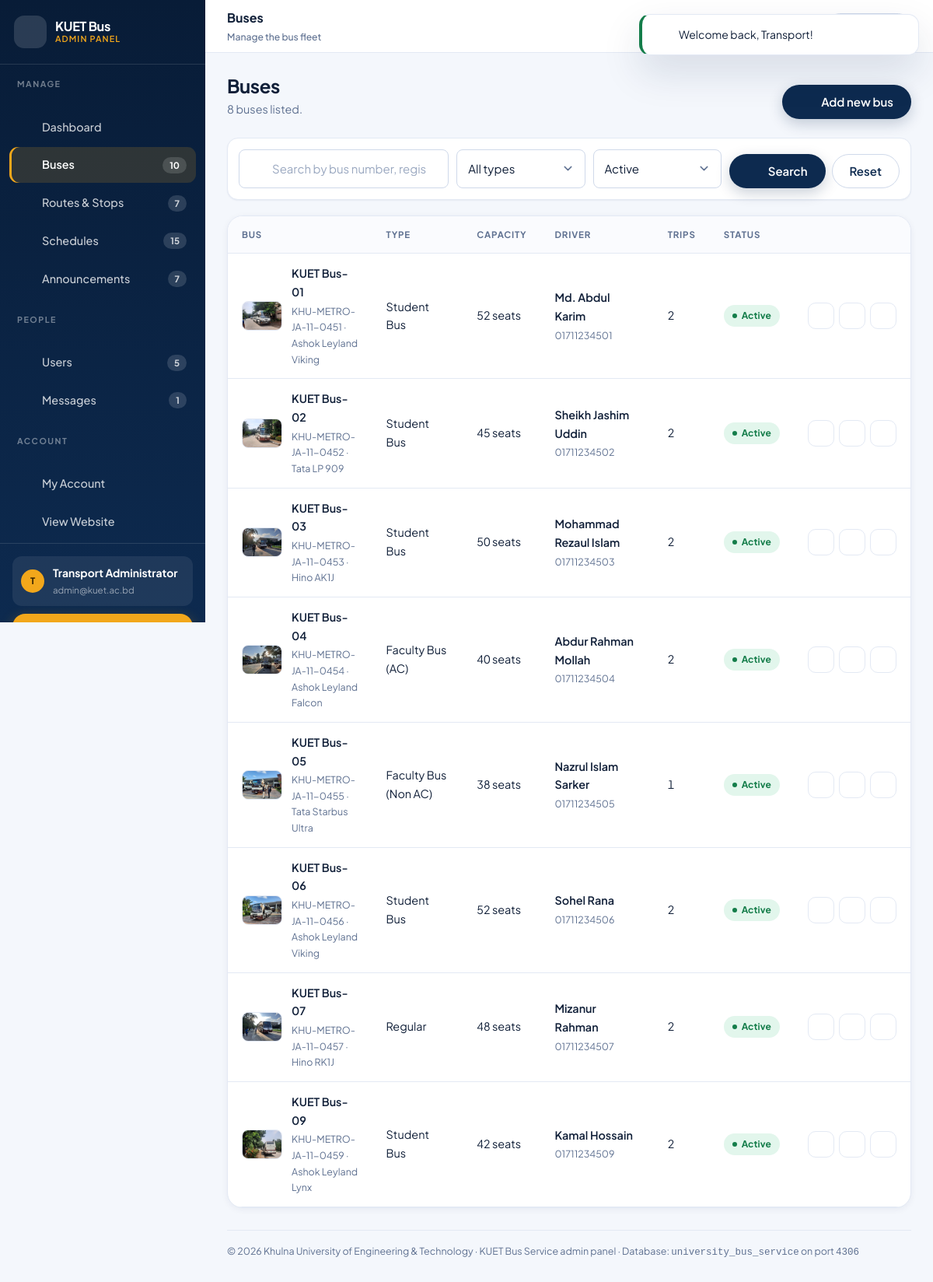
/admin/buses/index.php?status=Active (signed in), run on the app's committed database.
### tables this page shows
CREATE TABLE `users` (
    `id`         INT UNSIGNED NOT NULL AUTO_INCREMENT,
    `full_name`  VARCHAR(100)  NOT NULL,
    `email`      VARCHAR(150)  NOT NULL,
    `password`   VARCHAR(255)  NOT NULL,           
    `student_id` VARCHAR(30)       NULL,
    `department` VARCHAR(100)      NULL,
    `phone`      VARCHAR(20)       NULL,
    `role`       ENUM('user','admin') NOT NULL DEFAULT 'user',
    `created_at` TIMESTAMP     NOT NULL DEFAULT CURRENT_TIMESTAMP,
    `updated_at` TIMESTAMP     NOT NULL DEFAULT CURRENT_TIMESTAMP ON UPDATE CURRENT_TIMESTAMP,
    PRIMARY KEY (`id`),
    UNIQUE KEY `uq_users_email` (`email`),
    KEY `idx_users_role` (`role`)
);

CREATE TABLE `buses` (
    `id`             INT UNSIGNED NOT NULL AUTO_INCREMENT,
    `bus_name`       VARCHAR(80)  NOT NULL,        
    `reg_number`     VARCHAR(40)  NOT NULL,        
    `model`          VARCHAR(80)      NULL,
    `capacity`       SMALLINT UNSIGNED NOT NULL DEFAULT 40,
    `bus_type`       ENUM('Regular','Student Bus','Faculty Bus (AC)','Faculty Bus (Non AC)')
                     NOT NULL DEFAULT 'Regular',
    `status`         ENUM('Active','Maintenance','Inactive') NOT NULL DEFAULT 'Active',
    `driver_name`    VARCHAR(80)      NULL,
    `driver_contact` VARCHAR(20)      NULL,
    `description`    TEXT             NULL,
    `image`          VARCHAR(255)     NULL,        
    `created_at`     TIMESTAMP    NOT NULL DEFAULT CURRENT_TIMESTAMP,
    `updated_at`     TIMESTAMP    NOT NULL DEFAULT CURRENT_TIMESTAMP ON UPDATE CURRENT_TIMESTAMP,
    PRIMARY KEY (`id`),
    UNIQUE KEY `uq_buses_reg` (`reg_number`),
    KEY `idx_buses_status` (`status`),
    KEY `idx_buses_type` (`bus_type`)
);

### admin/buses/index.php (the view, shortened to what the rows shown need)
<?php
$status = get('status');
$where  = [];
$params = [];
if ($status !== '') {
    $where[]  = 'b.status = ?';
    $params[] = $status;
}
$whereSql = $where ? ' WHERE ' . implode(' AND ', $where) : '';
$buses = fetchAll(
    'SELECT b.*, (SELECT COUNT(*) FROM schedules s WHERE s.bus_id = b.id) AS trip_count
       FROM buses b' . $whereSql . '
      ORDER BY b.bus_name ASC',
    $params
);
require_once __DIR__ . '/../../includes/admin_header.php';
?>
<div class="admin-head">
    <div>
        <h1>Buses</h1>
    </div>
</div>
<?php if ($buses): ?>
    <div class="table-wrap">
        <div class="table-scroll">
            <table class="table table--stack" id="busTable">
                <thead>
                    <tr>
                        <th scope="col">Bus</th>
                        <th scope="col">Type</th>
                        <th scope="col">Capacity</th>
                        <th scope="col">Driver</th>
                        <th scope="col">Trips</th>
                        <th scope="col">Status</th>
                        <th scope="col"><span class="sr-only">Actions</span></th>
                    </tr>
                </thead>
                <tbody>
                    <?php foreach ($buses as $bus): ?>
                        <tr>
                            <td data-label="Bus">
                                <span class="cell-thumb">
                                    <img src="<?= e(busImage($bus['image'])) ?>" alt="" loading="lazy">
                                    <span class="cell-main">
                                        <strong><?= e($bus['bus_name']) ?></strong>
                                        <span>
                                            <?= e($bus['reg_number']) ?>
                                            <?= !isBlank($bus['model']) ? ' &middot; ' . e($bus['model']) : '' ?>
                                        </span>
                                    </span>
                                </span>
                            </td>
                            <td data-label="Type"><?= e($bus['bus_type']) ?></td>
                            <td data-label="Capacity" class="num"><?= e($bus['capacity']) ?> seats</td>
                            <td data-label="Driver">
                                <span class="cell-main">
                                    <strong><?= e($bus['driver_name'] ?: 'Not assigned') ?></strong>
                                    <span><?= e($bus['driver_contact'] ?: '--') ?></span>
                                </span>
                            </td>
                            <td data-label="Trips" class="num"><?= e($bus['trip_count']) ?></td>
                            <td data-label="Status">
                                <span class="badge <?= e(statusClass($bus['status'])) ?>"><?= e($bus['status']) ?></span>
                            </td>
                            <td data-label="Actions">
                                <span class="actions">
                                    <a class="icon-btn" title="View details"
                                       href="<?= e(url('admin/buses/view.php?id=' . (int) $bus['id'])) ?>">
                                        <?= icon('eye') ?><span class="sr-only">View <?= e($bus['bus_name']) ?></span>
                                    </a>
                                    <a class="icon-btn" title="Edit"
                                       href="<?= e(url('admin/buses/edit.php?id=' . (int) $bus['id'])) ?>">
                                        <?= icon('edit') ?><span class="sr-only">Edit <?= e($bus['bus_name']) ?></span>
                                    </a>
                                    <form method="post" action="<?= e(url('admin/buses/delete.php')) ?>"
                                          style="display:inline;"
                                          data-confirm="Delete &quot;<?= e($bus['bus_name']) ?>&quot; permanently? This cannot be undone.">
                                        <button class="icon-btn icon-btn--danger" type="submit" title="Delete">
                                            <?= icon('trash') ?><span class="sr-only">Delete <?= e($bus['bus_name']) ?></span>
                                        </button>
                                    </form>
                                </span>
                            </td>
                        </tr>
                    <?php endforeach; ?>
                </tbody>
            </table>
        </div>
    </div>
<?php endif; ?>
<?php require_once __DIR__ . '/../../includes/admin_footer.php'; ?>

### includes/admin_header.php (shortened to what the rows shown need)
<?php
$admin        = currentUser();
?>
<!doctype html>
<html lang="en">
<head>
    <link rel="stylesheet" href="<?= e(asset('assets/css/style.css')) ?>">
    <link rel="stylesheet" href="<?= e(asset('assets/css/admin.css')) ?>">
    <link rel="stylesheet" href="<?= e(asset('assets/css/responsive.css')) ?>">
</head>
<body class="admin-body">
<div class="admin">
    <aside class="admin-side" id="adminSide" aria-label="Admin navigation">
                <span class="brand__mark"><?= icon('bus') ?></span>
        <div class="admin-side__foot">
            <div class="admin-side__user">
                <span class="nav-user__avatar" aria-hidden="true">
                    <?= e(strtoupper(mb_substr($admin['full_name'], 0, 1))) ?>
                </span>
                <span>
                    <b><?= e($admin['full_name']) ?></b>
                    <span><?= e($admin['email']) ?></span>
                </span>
            </div>
        </div>
    </aside>
    <div class="admin__main">
        <main class="admin__content" id="adminMain">

### includes/functions.php (shortened to what the rows shown need)
<?php
function e($value): string
{
    return htmlspecialchars((string) $value, ENT_QUOTES | ENT_SUBSTITUTE, 'UTF-8');
}
function url(string $path = ''): string
{
    return BASE_URL . ltrim($path, '/');
}
function asset(string $path): string
{
    $relative = ltrim($path, '/');
    $file     = APP_ROOT . DIRECTORY_SEPARATOR . strtr($relative, chr(47), DIRECTORY_SEPARATOR);
    $version  = is_file($file) ? filemtime($file) : 1;
    return url($relative) . '?v=' . $version;
}
function clean($value)
{
    return trim((string) $value);
}
function get(string $key, $default = '')
{
    return isset($_GET[$key]) ? clean($_GET[$key]) : $default;
}
function isBlank($value): bool
{
    return $value === null || trim((string) $value) === '';
}
function q(string $sql, array $params = []): PDOStatement
{
    $stmt = db()->prepare($sql);
    $stmt->execute($params);
    return $stmt;
}
function fetchAll(string $sql, array $params = []): array
{
    return q($sql, $params)->fetchAll();
}
function fetchOne(string $sql, array $params = []): ?array
{
    $row = q($sql, $params)->fetch();
    return $row === false ? null : $row;
}
function statusClass(string $status): string
{
    switch (strtolower($status)) {
        case 'active':
        case 'published':
            return 'badge--success';
    }
}
function busImage(?string $file): string
{
    if (!isBlank($file) && is_file(UPLOAD_DIR . DIRECTORY_SEPARATOR . basename($file))) {
        return UPLOAD_URL . rawurlencode(basename($file));
    }
    return PLACEHOLDER_BUS;
}
function icon(string $name, string $class = 'icon'): string
{
    static $paths = null;
    $path = $paths[$name] ?? $paths['info'];
    return '<svg class="' . e($class) . '" viewBox="0 0 24 24" fill="none" stroke="currentColor" '
        . 'stroke-width="1.7" stroke-linecap="round" stroke-linejoin="round" aria-hidden="true" '
        . 'focusable="false">' . $path . '</svg>';
}

### data on the page
users: full_name "T", full_name "Transport Administrator", email "admin@kuet.ac.bd"
buses: image (picture), bus_name "KUET Bus-01", reg_number "KHU-METRO-JA-11-0451", model "Ashok Leyland Viking", bus_type "Student Bus", capacity "52", driver_name "Md. Abdul Karim", driver_contact "01711234501", trip_count "2", status "Active"
buses: image (picture), bus_name "KUET Bus-02", reg_number "KHU-METRO-JA-11-0452", model "Tata LP 909", bus_type "Student Bus", capacity "45", driver_name "Sheikh Jashim Uddin", driver_contact "01711234502", trip_count "2", status "Active"
buses: image (picture), bus_name "KUET Bus-03", reg_number "KHU-METRO-JA-11-0453", model "Hino AK1J", bus_type "Student Bus", capacity "50", driver_name "Mohammad Rezaul Islam", driver_contact "01711234503", trip_count "2", status "Active"
buses: image (picture), bus_name "KUET Bus-04", reg_number "KHU-METRO-JA-11-0454", model "Ashok Leyland Falcon", bus_type "Faculty Bus (AC)", capacity "40", driver_name "Abdur Rahman Mollah", driver_contact "01711234504", trip_count "2", status "Active"
buses: image (picture), bus_name "KUET Bus-05", reg_number "KHU-METRO-JA-11-0455", model "Tata Starbus Ultra", bus_type "Faculty Bus (Non AC)", capacity "38", driver_name "Nazrul Islam Sarker", driver_contact "01711234505", trip_count "1", status "Active"
buses: image (picture), bus_name "KUET Bus-06", reg_number "KHU-METRO-JA-11-0456", model "Ashok Leyland Viking", bus_type "Student Bus", capacity "52", driver_name "Sohel Rana", driver_contact "01711234506", trip_count "2", status "Active"
buses: image (picture), bus_name "KUET Bus-07", reg_number "KHU-METRO-JA-11-0457", model "Hino RK1J", bus_type "Regular", capacity "48", driver_name "Mizanur Rahman", driver_contact "01711234507", trip_count "2", status "Active"
buses: image (picture), bus_name "KUET Bus-09", reg_number "KHU-METRO-JA-11-0459", model "Ashok Leyland Lynx", bus_type "Student Bus", capacity "42", driver_name "Kamal Hossain", driver_contact "01711234509", trip_count "2", status "Active"

### other printed values
UNIVERSITY_SHORT "KUET"
$group "MANAGE"
$item['label'] "Dashboard"
$item['label'] "Buses"
$item['count'] "10"
$item['label'] "Routes & Stops"
$item['count'] "7"
$item['label'] "Schedules"
$item['count'] "15"
$item['label'] "Announcements"
$group "PEOPLE"
$item['label'] "Users"
$item['count'] "5"
$item['label'] "Messages"
$item['count'] "1"
